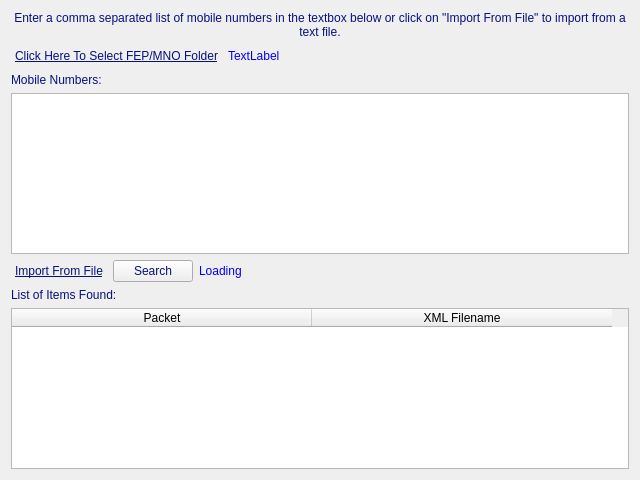
<?xml version="1.0" encoding="UTF-8"?>
<ui version="4.0">
 <class>InfoSearch</class>
 <widget class="QWidget" name="InfoSearch">
  <property name="geometry">
   <rect>
    <x>0</x>
    <y>0</y>
    <width>640</width>
    <height>480</height>
   </rect>
  </property>
  <property name="windowTitle">
   <string>Retrieve Subscriber Information</string>
  </property>
  <layout class="QVBoxLayout" name="verticalLayout_3">
   <item>
    <widget class="QLabel" name="lblMessage">
     <property name="styleSheet">
      <string notr="true">color: rgb(5, 17, 127);
font: italic 10pt &quot;Segoe UI&quot;;</string>
     </property>
     <property name="text">
      <string>Enter a comma separated list of mobile numbers in the textbox below or click on &quot;Import From File&quot; to import from a text file.</string>
     </property>
     <property name="alignment">
      <set>Qt::AlignCenter</set>
     </property>
     <property name="wordWrap">
      <bool>true</bool>
     </property>
    </widget>
   </item>
   <item>
    <layout class="QVBoxLayout" name="verticalLayout">
     <item>
      <layout class="QHBoxLayout" name="horizontalLayout_2">
       <item>
        <widget class="QPushButton" name="btnGetFolder">
         <property name="sizePolicy">
          <sizepolicy hsizetype="Fixed" vsizetype="Fixed">
           <horstretch>0</horstretch>
           <verstretch>0</verstretch>
          </sizepolicy>
         </property>
         <property name="styleSheet">
          <string notr="true">color: rgb(5, 17, 127);
text-decoration: underline;
font: 10pt &quot;Segoe UI&quot;;</string>
         </property>
         <property name="text">
          <string>Click Here To Select FEP/MNO Folder</string>
         </property>
         <property name="flat">
          <bool>true</bool>
         </property>
        </widget>
       </item>
       <item>
        <widget class="QLabel" name="lblFolder">
         <property name="styleSheet">
          <string notr="true">color: rgb(0, 0, 255);
font: italic 10pt &quot;Segoe UI&quot;;</string>
         </property>
         <property name="text">
          <string>TextLabel</string>
         </property>
        </widget>
       </item>
      </layout>
     </item>
     <item>
      <widget class="QLabel" name="lblMobileNos">
       <property name="styleSheet">
        <string notr="true">color: rgb(5, 17, 127);
font: 10pt &quot;Segoe UI&quot;;</string>
       </property>
       <property name="text">
        <string>Mobile Numbers:</string>
       </property>
      </widget>
     </item>
     <item>
      <widget class="QTextEdit" name="txtMobileNos"/>
     </item>
    </layout>
   </item>
   <item>
    <layout class="QHBoxLayout" name="horizontalLayout">
     <item>
      <widget class="QPushButton" name="btnGetFile">
       <property name="styleSheet">
        <string notr="true">color: rgb(5, 17, 127);
text-decoration: underline;
font: 10pt &quot;Segoe UI&quot;;</string>
       </property>
       <property name="text">
        <string>Import From File</string>
       </property>
       <property name="flat">
        <bool>true</bool>
       </property>
      </widget>
     </item>
     <item>
      <widget class="QPushButton" name="btnSearch">
       <property name="styleSheet">
        <string notr="true">color: rgb(5, 17, 127);
font: 10pt &quot;Segoe UI&quot;;</string>
       </property>
       <property name="text">
        <string>Search</string>
       </property>
       <property name="icon">
        <iconset resource="rsrc.qrc">
         <normaloff>:/img/find.png</normaloff>:/img/find.png</iconset>
       </property>
      </widget>
     </item>
     <item>
      <widget class="QLabel" name="lblStatus">
       <property name="styleSheet">
        <string notr="true">color: rgb(0, 0, 255);
font: italic 10pt &quot;Segoe UI&quot;;</string>
       </property>
       <property name="text">
        <string>Loading</string>
       </property>
       <property name="scaledContents">
        <bool>false</bool>
       </property>
      </widget>
     </item>
     <item>
      <spacer name="horizontalSpacer">
       <property name="orientation">
        <enum>Qt::Horizontal</enum>
       </property>
       <property name="sizeHint" stdset="0">
        <size>
         <width>40</width>
         <height>20</height>
        </size>
       </property>
      </spacer>
     </item>
    </layout>
   </item>
   <item>
    <layout class="QVBoxLayout" name="verticalLayout_2">
     <item>
      <widget class="QLabel" name="lblResult">
       <property name="styleSheet">
        <string notr="true">color: rgb(5, 17, 127);
font: 10pt &quot;Segoe UI&quot;;</string>
       </property>
       <property name="text">
        <string>List of Items Found:</string>
       </property>
      </widget>
     </item>
     <item>
      <widget class="QTableWidget" name="tblResult">
       <property name="toolTip">
        <string>Click on a row to view subscriber information</string>
       </property>
       <property name="editTriggers">
        <set>QAbstractItemView::NoEditTriggers</set>
       </property>
       <property name="tabKeyNavigation">
        <bool>false</bool>
       </property>
       <property name="alternatingRowColors">
        <bool>true</bool>
       </property>
       <property name="selectionBehavior">
        <enum>QAbstractItemView::SelectRows</enum>
       </property>
       <property name="columnCount">
        <number>2</number>
       </property>
       <attribute name="horizontalHeaderVisible">
        <bool>true</bool>
       </attribute>
       <attribute name="horizontalHeaderCascadingSectionResizes">
        <bool>true</bool>
       </attribute>
       <attribute name="horizontalHeaderDefaultSectionSize">
        <number>300</number>
       </attribute>
       <attribute name="horizontalHeaderMinimumSectionSize">
        <number>1</number>
       </attribute>
       <attribute name="horizontalHeaderShowSortIndicator" stdset="0">
        <bool>false</bool>
       </attribute>
       <attribute name="verticalHeaderMinimumSectionSize">
        <number>0</number>
       </attribute>
       <column>
        <property name="text">
         <string>Packet</string>
        </property>
       </column>
       <column>
        <property name="text">
         <string>XML Filename</string>
        </property>
       </column>
      </widget>
     </item>
    </layout>
   </item>
  </layout>
 </widget>
 <tabstops>
  <tabstop>txtMobileNos</tabstop>
  <tabstop>btnGetFile</tabstop>
  <tabstop>btnSearch</tabstop>
 </tabstops>
 <resources>
  <include location="rsrc.qrc"/>
 </resources>
 <connections/>
</ui>
